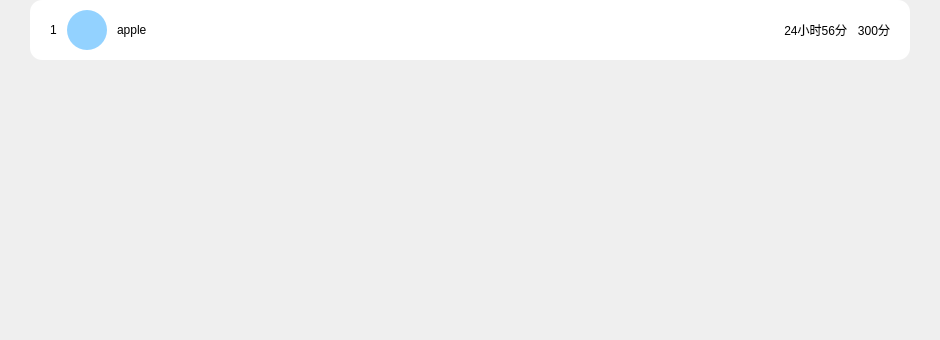
       <widget class="QWidget" name="pm_rl_scrollAreaWidgetContents">
        <property name="geometry">
         <rect>
          <x>0</x>
          <y>0</y>
          <width>940</width>
          <height>340</height>
         </rect>
        </property>
        <property name="styleSheet">
         <string notr="true"/>
        </property>
        <layout class="QVBoxLayout" name="verticalLayout_3">
         <property name="spacing">
          <number>10</number>
         </property>
         <property name="leftMargin">
          <number>30</number>
         </property>
         <property name="topMargin">
          <number>0</number>
         </property>
         <property name="rightMargin">
          <number>30</number>
         </property>
         <property name="bottomMargin">
          <number>0</number>
         </property>
         <item>
          <widget class="QFrame" name="pm_rl_rankDetail">
           <property name="styleSheet">
            <string notr="true">background-color: #FFF;
border-radius: 12px;
</string>
           </property>
           <property name="frameShape">
            <enum>QFrame::StyledPanel</enum>
           </property>
           <property name="frameShadow">
            <enum>QFrame::Raised</enum>
           </property>
           <layout class="QHBoxLayout" name="horizontalLayout_4">
            <property name="spacing">
             <number>10</number>
            </property>
            <property name="leftMargin">
             <number>20</number>
            </property>
            <property name="topMargin">
             <number>10</number>
            </property>
            <property name="rightMargin">
             <number>20</number>
            </property>
            <property name="bottomMargin">
             <number>10</number>
            </property>
            <item>
             <widget class="QLabel" name="pm_rl_rd_rank">
              <property name="styleSheet">
               <string notr="true">margin:0 0;</string>
              </property>
              <property name="text">
               <string>1</string>
              </property>
              <property name="alignment">
               <set>Qt::AlignCenter</set>
              </property>
             </widget>
            </item>
            <item>
             <widget class="QPushButton" name="pm_rl_rd_Img">
              <property name="minimumSize">
               <size>
                <width>40</width>
                <height>40</height>
               </size>
              </property>
              <property name="styleSheet">
               <string notr="true">margin:0 0;
background-color: #93D2FF;
border-radius: 20px</string>
              </property>
              <property name="text">
               <string/>
              </property>
              <property name="iconSize">
               <size>
                <width>60</width>
                <height>60</height>
               </size>
              </property>
             </widget>
            </item>
            <item>
             <widget class="QLabel" name="pm_rl_rd_name">
              <property name="styleSheet">
               <string notr="true">margin:0 0;</string>
              </property>
              <property name="text">
               <string>apple</string>
              </property>
             </widget>
            </item>
            <item>
             <spacer name="pm_rl_rd_horizontalSpacer">
              <property name="orientation">
               <enum>Qt::Horizontal</enum>
              </property>
              <property name="sizeHint" stdset="0">
               <size>
                <width>40</width>
                <height>20</height>
               </size>
              </property>
             </spacer>
            </item>
            <item>
             <widget class="QLabel" name="pm_rl_rd_learnTime">
              <property name="styleSheet">
               <string notr="true">margin:0 0;</string>
              </property>
              <property name="text">
               <string>24小时56分</string>
              </property>
              <property name="alignment">
               <set>Qt::AlignRight|Qt::AlignTrailing|Qt::AlignVCenter</set>
              </property>
             </widget>
            </item>
            <item>
             <widget class="QLabel" name="pm_rl_rd_score">
              <property name="styleSheet">
               <string notr="true">margin:0 0;</string>
              </property>
              <property name="text">
               <string>300分</string>
              </property>
              <property name="alignment">
               <set>Qt::AlignRight|Qt::AlignTrailing|Qt::AlignVCenter</set>
              </property>
             </widget>
            </item>
           </layout>
          </widget>
         </item>
         <item>
          <spacer name="pm_rl_verticalSpacer">
           <property name="orientation">
            <enum>Qt::Vertical</enum>
           </property>
           <property name="sizeHint" stdset="0">
            <size>
             <width>20</width>
             <height>40</height>
            </size>
           </property>
          </spacer>
         </item>
        </layout>
       </widget>
